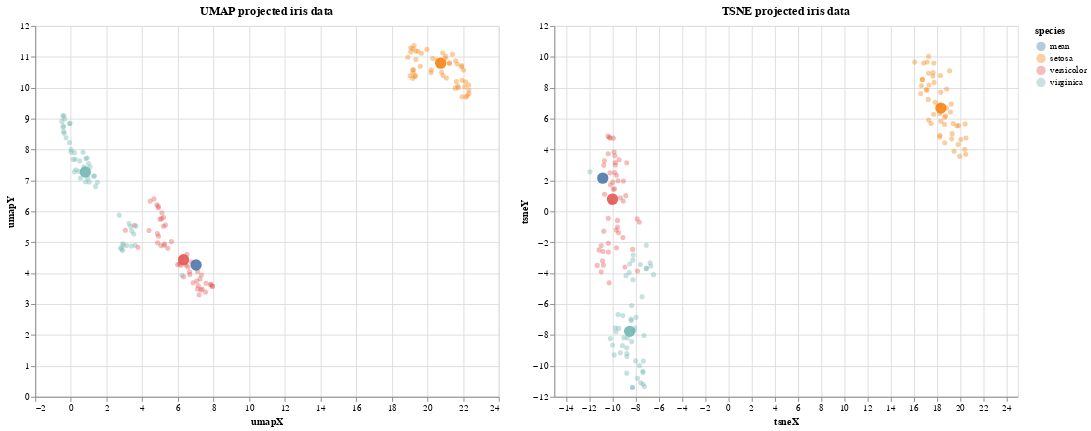

Source (notebook cell):
### Code cell
alt.Chart(df_iris_proj_means[:150]).mark_circle(
    opacity=0.4
).encode(
    x='umapX',
    y='umapY',
    color='species'
).properties(
    width=500,
    height=400,
    title="UMAP projected iris data"
).interactive() + alt.Chart(df_iris_proj_means[150:]).mark_circle(
    size=150,
    opacity=0.9
).encode(
    x='umapX',
    y='umapY',
    color='species'
).properties(
    width=500,
    height=400,
).interactive() | alt.Chart(df_iris_proj_means[:150]).mark_circle(
    opacity=0.4
).encode(
    x='tsneX',
    y='tsneY',
    color='species'
).properties(
    width=500,
    height=400,
    title="TSNE projected iris data"
).interactive() + alt.Chart(df_iris_proj_means[150:]).mark_circle(
    size=150,
    opacity=0.9
).encode(
    x='tsneX',
    y='tsneY',
    color='species'
).properties(
    width=500,
    height=400,
).interactive()

### Figure 1 — Vega-Lite specification as saved in the notebook (floating-point values rounded to 4 significant figures; data arrays with more than 128 entries replaced by an {"elided": "..."} marker saying what was removed)
{"usermeta": {"embedOptions": {"theme": "dark"}}, "config": {"view": {"continuousWidth": 400, "continuousHeight": 300}}, "hconcat": [{"layer": [{"data": {"name": "data-f735b60240d90cf395b9fda4ad2d8100"}, "mark": {"type": "circle", "opacity": 0.4}, "encoding": {"color": {"type": "nominal", "field": "species"}, "x": {"type": "quantitative", "field": "umapX"}, "y": {"type": "quantitative", "field": "umapY"}}, "height": 400, "selection": {"selector010": {"type": "interval", "bind": "scales", "encodings": ["x", "y"]}}, "title": "UMAP projected iris data", "width": 500}, {"data": {"name": "data-56618aa69a8289a5e9c1f9beab9e3dfa"}, "mark": {"type": "circle", "opacity": 0.9, "size": 150}, "encoding": {"color": {"type": "nominal", "field": "species"}, "x": {"type": "quantitative", "field": "umapX"}, "y": {"type": "quantitative", "field": "umapY"}}, "height": 400, "selection": {"selector011": {"type": "interval", "bind": "scales", "encodings": ["x", "y"]}}, "width": 500}]}, {"layer": [{"data": {"name": "data-f735b60240d90cf395b9fda4ad2d8100"}, "mark": {"type": "circle", "opacity": 0.4}, "encoding": {"color": {"type": "nominal", "field": "species"}, "x": {"type": "quantitative", "field": "tsneX"}, "y": {"type": "quantitative", "field": "tsneY"}}, "height": 400, "selection": {"selector012": {"type": "interval", "bind": "scales", "encodings": ["x", "y"]}}, "title": "TSNE projected iris data", "width": 500}, {"data": {"name": "data-56618aa69a8289a5e9c1f9beab9e3dfa"}, "mark": {"type": "circle", "opacity": 0.9, "size": 150}, "encoding": {"color": {"type": "nominal", "field": "species"}, "x": {"type": "quantitative", "field": "tsneX"}, "y": {"type": "quantitative", "field": "tsneY"}}, "height": 400, "selection": {"selector013": {"type": "interval", "bind": "scales", "encodings": ["x", "y"]}}, "width": 500}]}], "$schema": "https://vega.github.io/schema/vega-lite/v4.8.1.json", "datasets": {"data-f735b60240d90cf395b9fda4ad2d8100": {"elided": "150 records"}, "data-56618aa69a8289a5e9c1f9beab9e3dfa": [{"sepalLength": 5.006, "sepalWidth": 3.428, "petalLength": 1.462, "petalWidth": 0.246, "species": "setosa", "umapX": 20.75, "umapY": 10.8, "tsneX": 18.36, "tsneY": 6.684}, {"sepalLength": 5.936, "sepalWidth": 2.77, "petalLength": 4.26, "petalWidth": 1.326, "species": "versicolor", "umapX": 6.321, "umapY": 4.433, "tsneX": -9.98, "tsneY": 0.7917}, {"sepalLength": 6.588, "sepalWidth": 2.974, "petalLength": 5.552, "petalWidth": 2.026, "species": "virginica", "umapX": 0.8114, "umapY": 7.273, "tsneX": -8.503, "tsneY": -7.764}, {"sepalLength": 5.843, "sepalWidth": 3.057, "petalLength": 3.758, "petalWidth": 1.199, "species": "mean", "umapX": 7.024, "umapY": 4.265, "tsneX": -10.82, "tsneY": 2.151}]}}
